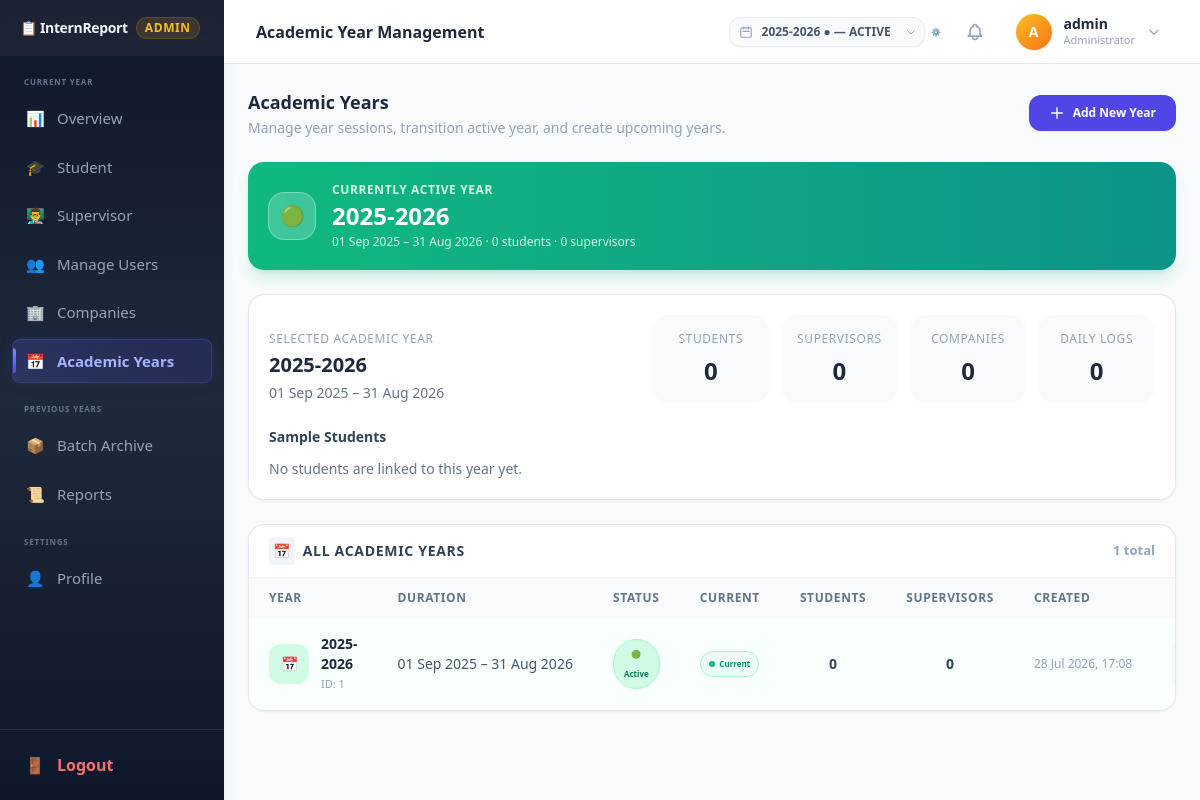
The app's page /admin/manage-academic-years.php (signed in) with its own data.
### tables this page shows
CREATE TABLE IF NOT EXISTS academic_years (
    id INT AUTO_INCREMENT PRIMARY KEY,
    year_label VARCHAR(15) NOT NULL COMMENT 'e.g. 2025-2026',
    start_date DATE NOT NULL,
    end_date DATE NOT NULL,
    status ENUM('UPCOMING', 'ACTIVE', 'ARCHIVED') NOT NULL DEFAULT 'UPCOMING',
    is_current TINYINT(1) NOT NULL DEFAULT 0 COMMENT 'Only one row should have 1',
    created_at TIMESTAMP DEFAULT CURRENT_TIMESTAMP,
    UNIQUE KEY uk_year_label (year_label),
    INDEX idx_status (status),
    INDEX idx_is_current (is_current)
);

### admin/manage-academic-years.php (the view, shortened to what the rows shown need)
<?php
require_once __DIR__ . '/../config/database.php';
require_once __DIR__ . '/../config/init_year.php';
$years = $pdo->query("
    SELECT ay.*,
           (SELECT COUNT(*) FROM users u WHERE u.academic_year_id = ay.id AND u.role = 'student') AS student_count,
           (SELECT COUNT(*) FROM users u WHERE u.academic_year_id = ay.id AND u.role = 'supervisor') AS supervisor_count
    FROM academic_years ay
    ORDER BY ay.start_date DESC
")->fetchAll();
$current_active = null;
foreach ($years as $y) {
    if ($y['status'] === 'ACTIVE') { $current_active = $y; break; }
}
$selected_year = $current_academic_year ?? null;
$selected_year_history = [];
if (!empty($selected_year['id'])) {
    $selected_year_id = (int) $selected_year['id'];
    $stmt = $pdo->prepare("SELECT COUNT(*) FROM users WHERE role = 'student' AND academic_year_id = ?");
    $stmt->execute([$selected_year_id]);
    $selected_year_history['students'] = (int) $stmt->fetchColumn();
    $stmt = $pdo->prepare("SELECT COUNT(*) FROM users WHERE role = 'supervisor' AND academic_year_id = ?");
    $stmt->execute([$selected_year_id]);
    $selected_year_history['supervisors'] = (int) $stmt->fetchColumn();
    $stmt = $pdo->prepare("SELECT COUNT(DISTINCT sp.company_name) FROM student_profiles sp JOIN users u ON u.id = sp.user_id WHERE u.role = 'student' AND u.academic_year_id = ? AND sp.company_name IS NOT NULL AND sp.company_name != ''");
    $stmt->execute([$selected_year_id]);
    $selected_year_history['companies'] = (int) $stmt->fetchColumn();
    $stmt = $pdo->prepare("SELECT COUNT(*) FROM daily_logs dl JOIN student_profiles sp ON sp.id = dl.internship_id JOIN users u ON u.id = sp.user_id WHERE u.role = 'student' AND u.academic_year_id = ?");
    $stmt->execute([$selected_year_id]);
    $selected_year_history['logs'] = (int) $stmt->fetchColumn();
    $stmt = $pdo->prepare("SELECT u.id, u.username, sp.full_name, sp.student_roll, sp.company_name FROM users u LEFT JOIN student_profiles sp ON sp.user_id = u.id WHERE u.role = 'student' AND u.academic_year_id = ? ORDER BY sp.full_name ASC LIMIT 8");
    $stmt->execute([$selected_year_id]);
    $selected_year_history['students_list'] = $stmt->fetchAll();
}
?>
<!DOCTYPE html>
<html lang="en">
    <script src="https://cdn.tailwindcss.com"></script>
</head>
<body class="bg-slate-50 font-sans antialiased">
<div class="flex h-screen overflow-hidden">
    <div class="flex-1 flex flex-col overflow-hidden">
        <?php $pageTitle = 'Academic Year Management'; require_once __DIR__ . '/../includes/topbar.php'; ?>
        <main class="flex-1 overflow-y-auto p-6">
            <div class="max-w-6xl mx-auto space-y-6">
                <div class="flex items-center justify-between">
                    <div>
                        <h2 class="text-lg font-black text-slate-800">Academic Years</h2>
                    </div>
                </div>
                <?php if ($current_active): ?>
                <div class="bg-gradient-to-r from-emerald-500 to-teal-600 rounded-2xl p-5 text-white shadow-lg shadow-emerald-500/20">
                    <div class="flex items-center justify-between">
                        <div class="flex items-center gap-4">
                            <div class="w-12 h-12 rounded-2xl bg-white/20 backdrop-blur-sm flex items-center justify-center text-xl border border-white/30">
                                🟢
                            </div>
                            <div>
                                <p class="text-xs font-bold uppercase tracking-wider text-emerald-100">Currently Active Year</p>
                                <p class="text-2xl font-black mt-0.5"><?= htmlspecialchars($current_active['year_label']) ?></p>
                                <p class="text-xs text-emerald-100 mt-0.5">
                                    <?= (new DateTime($current_active['start_date']))->format('d M Y') ?> – <?= (new DateTime($current_active['end_date']))->format('d M Y') ?>
                                    · <?= $current_active['student_count'] ?> student<?= $current_active['student_count'] != 1 ? 's' : '' ?>
                                    · <?= $current_active['supervisor_count'] ?> supervisor<?= $current_active['supervisor_count'] != 1 ? 's' : '' ?>
                                </p>
                            </div>
                        </div>
                    </div>
                </div>
                <?php endif; ?>
                <?php if (!empty($selected_year['id'])): ?>
                <div class="bg-white rounded-2xl border border-slate-200 shadow-sm p-5">
                    <div class="flex flex-col gap-4 lg:flex-row lg:items-end lg:justify-between">
                        <div>
                            <p class="text-xs uppercase tracking-wider text-slate-400">Selected Academic Year</p>
                            <h3 class="text-xl font-black text-slate-800 mt-1"><?= htmlspecialchars($selected_year['year_label']) ?></h3>
                            <p class="text-sm text-slate-500 mt-1"><?= (new DateTime($selected_year['start_date']))->format('d M Y') ?> – <?= (new DateTime($selected_year['end_date']))->format('d M Y') ?></p>
                        </div>
                        <div class="grid grid-cols-2 gap-3 sm:grid-cols-4">
                            <div class="bg-slate-50 rounded-2xl p-4 text-center">
                                <p class="text-xs uppercase tracking-wider text-slate-400">Students</p>
                                <p class="text-2xl font-black text-slate-800 mt-2"><?= $selected_year_history['students'] ?? 0 ?></p>
                            </div>
                            <div class="bg-slate-50 rounded-2xl p-4 text-center">
                                <p class="text-xs uppercase tracking-wider text-slate-400">Supervisors</p>
                                <p class="text-2xl font-black text-slate-800 mt-2"><?= $selected_year_history['supervisors'] ?? 0 ?></p>
                            </div>
                            <div class="bg-slate-50 rounded-2xl p-4 text-center">
                                <p class="text-xs uppercase tracking-wider text-slate-400">Companies</p>
                                <p class="text-2xl font-black text-slate-800 mt-2"><?= $selected_year_history['companies'] ?? 0 ?></p>
                            </div>
                            <div class="bg-slate-50 rounded-2xl p-4 text-center">
                                <p class="text-xs uppercase tracking-wider text-slate-400">Daily logs</p>
                                <p class="text-2xl font-black text-slate-800 mt-2"><?= $selected_year_history['logs'] ?? 0 ?></p>
                            </div>
                        </div>
                    </div>
                    <div class="mt-6">
                        <h4 class="text-sm font-bold text-slate-700 mb-3">Sample Students</h4>
                        <?php if (!empty($selected_year_history['students_list'])): ?>
                        <div class="grid grid-cols-1 sm:grid-cols-2 gap-3">
                            <?php foreach ($selected_year_history['students_list'] as $student): ?>
                            <div class="rounded-2xl border border-slate-100 p-4 bg-slate-50">
                                <p class="font-semibold text-slate-800"><?= htmlspecialchars($student['full_name'] ?: $student['username']) ?></p>
                                <p class="text-xs text-slate-500 mt-1"><?= htmlspecialchars($student['student_roll'] ?? 'No roll') ?><?= !empty($student['company_name']) ? ' · ' . htmlspecialchars($student['company_name']) : '' ?></p>
                            </div>
                            <?php endforeach; ?>
                        </div>
                        <?php else: ?>
                        <p class="text-sm text-slate-500">No students are linked to this year yet.</p>
                        <?php endif; ?>
                    </div>
                </div>
                <?php endif; ?>
                <div class="bg-white rounded-2xl border border-slate-200 shadow-sm overflow-hidden">
                    <?php if (empty($years)): ?>
                    <div class="p-12 text-center">
                        <div class="w-16 h-16 rounded-2xl bg-slate-100 text-slate-400 flex items-center justify-center text-3xl mx-auto mb-4">📭</div>
                        <p class="text-sm font-semibold text-slate-700 mb-1">No academic years yet</p>
                        <p class="text-xs text-slate-400 max-w-sm mx-auto">Click "Add New Year" to create your first academic year session.</p>
                    </div>
                    <?php else: ?>
                    <div class="overflow-x-auto">
                        <table class="w-full text-sm">
                            <thead>
                                <tr class="bg-slate-50 text-slate-500 font-bold uppercase tracking-wider text-xs">
                                    <th class="px-5 py-3 text-left">Year</th>
                                    <th class="px-5 py-3 text-left">Duration</th>
                                    <th class="px-5 py-3 text-center">Status</th>
                                    <th class="px-5 py-3 text-center">Current</th>
                                    <th class="px-5 py-3 text-center">Students</th>
                                    <th class="px-5 py-3 text-center">Supervisors</th>
                                    <th class="px-5 py-3 text-left">Created</th>
                                    <th class="px-5 py-3 text-right">Actions</th>
                                </tr>
                            </thead>
                            <tbody class="divide-y divide-slate-100">
                                <?php foreach ($years as $y): ?>
                                <?php
                                    $is_current = (int) $y['is_current'] === 1;
                                    $status_cfg = match($y['status']) {
                                        'ACTIVE'   => ['bg-emerald-100 text-emerald-700 border-emerald-200', '🟢 Active'],
                                        'UPCOMING' => ['bg-blue-100 text-blue-700 border-blue-200',       '🔵 Upcoming'],
                                        'ARCHIVED' => ['bg-slate-100 text-slate-500 border-slate-200',    '📦 Archived'],
                                        default    => ['bg-slate-100 text-slate-500 border-slate-200',    '—'],
                                    };
                                ?>
                                <tr class="hover:bg-slate-50/50 transition <?= $is_current ? 'bg-emerald-50/30' : '' ?>">
                                    <td class="px-5 py-4">
                                        <div class="flex items-center gap-3">
                                            <div class="w-10 h-10 rounded-xl <?= $is_current ? 'bg-emerald-100 text-emerald-600' : 'bg-slate-100 text-slate-500' ?> flex items-center justify-center text-sm font-bold shrink-0">
                                                📅
                                            </div>
                                            <div>
                                                <p class="font-bold text-slate-800"><?= htmlspecialchars($y['year_label']) ?></p>
                                                <p class="text-caption text-slate-400">ID: <?= $y['id'] ?></p>
                                            </div>
                                        </div>
                                    </td>
                                    <td class="px-5 py-4 text-slate-600 whitespace-nowrap">
                                        <?= (new DateTime($y['start_date']))->format('d M Y') ?> – <?= (new DateTime($y['end_date']))->format('d M Y') ?>
                                    </td>
                                    <td class="px-5 py-4 text-center">
                                        <span class="inline-block text-micro font-bold px-2.5 py-1 rounded-full border <?= $status_cfg[0] ?>">
                                            <?= $status_cfg[1] ?>
                                        </span>
                                    </td>
                                    <td class="px-5 py-4 text-center">
                                        <?php if ($is_current): ?>
                                        <span class="inline-flex items-center gap-1 text-micro font-bold text-emerald-600 bg-emerald-50 px-2 py-0.5 rounded-full border border-emerald-200">
                                            <span class="w-1.5 h-1.5 bg-emerald-500 rounded-full animate-pulse"></span> Current
                                        </span>
                                        <?php else: ?>
                                        <span class="text-slate-300 text-micro">—</span>
                                        <?php endif; ?>
                                    </td>
                                    <td class="px-5 py-4 text-center">
                                        <span class="font-bold text-slate-700"><?= $y['student_count'] ?></span>
                                    </td>
                                    <td class="px-5 py-4 text-center">
                                        <span class="font-bold text-slate-700"><?= $y['supervisor_count'] ?></span>
                                    </td>
                                    <td class="px-5 py-4 text-slate-400 whitespace-nowrap text-xs">
                                        <?= (new DateTime($y['created_at']))->format('d M Y, H:i') ?>
                                    </td>
                                    <td class="px-5 py-4 text-right">
                                        <div class="flex items-center justify-end gap-1.5">
                                            <?php if ($y['status'] === 'ACTIVE'): ?>
                                            <span class="px-3 py-1.5 bg-emerald-50 text-emerald-400 text-xs font-bold rounded-lg cursor-default flex items-center gap-1">
                                            </span>
                                            <?php endif; ?>
                                        </div>
                                    </td>
                                </tr>
                                <?php endforeach; ?>
                            </tbody>
                        </table>
                    </div>
                    <?php endif; ?>
                </div>
            </div>
        </main>
    </div>
</div>
</body>
</html>

### records on screen
academic_years: year_label "2025-2026", start_date "01 Sep 2025", end_date "31 Aug 2026", id+start_date "01 Sep 2025", id+end_date "31 Aug 2026", id "1", status "🟢 Active", is_current 1 (drawn), student_count "0", supervisor_count "0", created_at "28 Jul 2026, 17:08"

### other values on screen
$item['icon'] "📊"
$item['label'] "Overview"
$item['icon'] "🎓"
$item['label'] "Student"
$item['icon'] "👨‍🏫"
$item['label'] "Supervisor"
$item['icon'] "👥"
$item['label'] "Manage Users"
$item['icon'] "🏢"
$item['label'] "Companies"
$item['icon'] "📅"
$item['label'] "Academic Years"
$item['icon'] "📦"
$item['label'] "Batch Archive"
$item['icon'] "📜"
